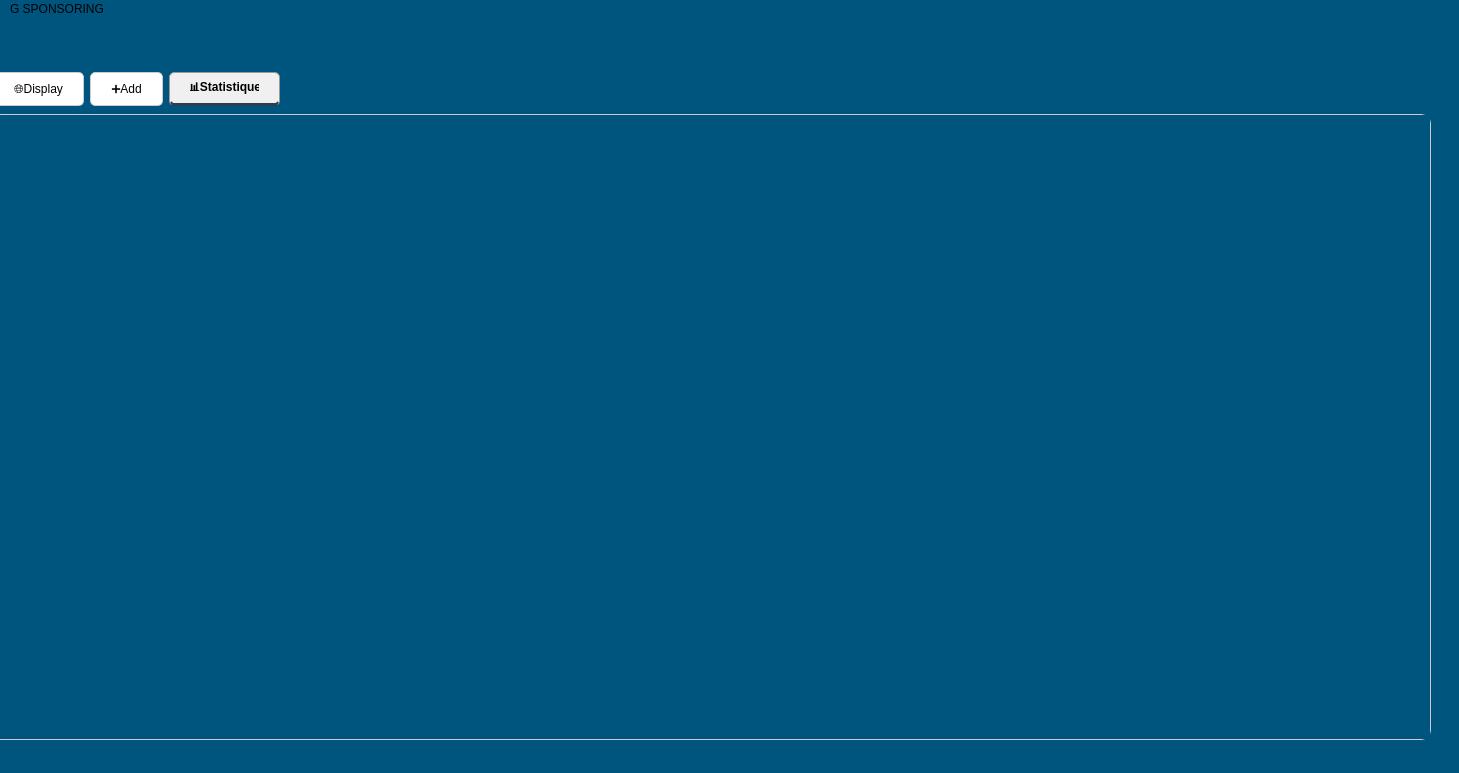
<?xml version="1.0" encoding="UTF-8"?>
<ui version="4.0">
 <class>MainWindow</class>
 <widget class="QMainWindow" name="MainWindow">
  <property name="geometry">
   <rect>
    <x>0</x>
    <y>0</y>
    <width>1459</width>
    <height>773</height>
   </rect>
  </property>
  <property name="windowTitle">
   <string>MainWindow</string>
  </property>
  <property name="styleSheet">
   <string notr="true">background-color:rgb(0, 85, 127)</string>
  </property>
  <widget class="QWidget" name="centralwidget">
   <widget class="QTabWidget" name="tabWidget">
    <property name="geometry">
     <rect>
      <x>-10</x>
      <y>50</y>
      <width>1441</width>
      <height>671</height>
     </rect>
    </property>
    <property name="styleSheet">
     <string notr="true">QTabBar::tab {
    background: white;             /* white background */
    color: black;                  /* black text */
    padding: 8px 20px;
    border: 1px solid #ccc;        /* light gray border */
    border-radius: 5px;           /* rounded rectangle */
    margin: 3px;
}

QTabBar::tab:selected {
    background: #f0f0f0;           /* light gray when active */
    font-weight: bold;
    border: 1px solid #999; 
border-bottom: 3px solid #2c3e50;       /* darker border for selected */
}

QTabBar::tab:hover {
    background: #e6e6e6;           /* hover effect */
}

QTabWidget::pane {
    border: 1px solid #ccc;
    border-radius: 10px;
    margin-top: 5px;
    background: white;
}
</string>
    </property>
    <property name="currentIndex">
     <number>2</number>
    </property>
    <widget class="QWidget" name="tab_2">
     <attribute name="title">
      <string>🌐Display</string>
     </attribute>
     <widget class="QTableWidget" name="affiche">
      <property name="geometry">
       <rect>
        <x>50</x>
        <y>130</y>
        <width>1211</width>
        <height>391</height>
       </rect>
      </property>
      <property name="sizePolicy">
       <sizepolicy hsizetype="Preferred" vsizetype="Expanding">
        <horstretch>0</horstretch>
        <verstretch>0</verstretch>
       </sizepolicy>
      </property>
      <property name="styleSheet">
       <string notr="true">QTableWidget {
    background-color: #f2f2f2;   /* gris très clair, proche du blanc */
    gridline-color: #bdc3c7;     /* couleur des lignes */
    font: 11pt &quot;Segoe UI&quot;;
    color: #000000;              /* texte en noir */
    selection-background-color: #3498db; /* fond bleu quand sélectionné */
    selection-color: #ffffff;    /* texte blanc quand sélectionné */
    border: 2px solid #3498db;
    border-radius: 6px;
}

QTableWidget::item {
    background-color: #f2f2f2; /* gris clair pour chaque cellule */
    color: #000000;            /* texte noir dans les cellules */
}

QHeaderView::section {
    background-color: #2c3e50;   /* fond des en-têtes */
    color: #ffffff;              /* texte blanc dans les titres */
    font-weight: bold;
    padding: 6px;
    border: none;
}

</string>
      </property>
      <property name="verticalScrollBarPolicy">
       <enum>Qt::ScrollBarPolicy::ScrollBarAlwaysOn</enum>
      </property>
      <property name="sizeAdjustPolicy">
       <enum>QAbstractScrollArea::SizeAdjustPolicy::AdjustToContents</enum>
      </property>
      <property name="autoScroll">
       <bool>true</bool>
      </property>
      <column>
       <property name="text">
        <string>ID</string>
       </property>
      </column>
      <column>
       <property name="text">
        <string>Nom </string>
       </property>
      </column>
      <column>
       <property name="text">
        <string>Date-D</string>
       </property>
      </column>
      <column>
       <property name="text">
        <string>Date-F</string>
       </property>
      </column>
      <column>
       <property name="text">
        <string>E-Mail</string>
       </property>
      </column>
      <column>
       <property name="text">
        <string>Status</string>
       </property>
      </column>
     </widget>
     <widget class="QLineEdit" name="search1">
      <property name="geometry">
       <rect>
        <x>10</x>
        <y>60</y>
        <width>361</width>
        <height>41</height>
       </rect>
      </property>
      <property name="styleSheet">
       <string notr="true">QLineEdit {
    border: 2px solid #3498db;   /* bleu dès le départ */
    border-radius: 8px;
    padding: 6px;
    background-color: #ecf0f1;
    font: 11pt &quot;Segoe UI&quot;;
    color: #2c3e50;
}

QLineEdit:focus {
    border: 2px solid #1d6fa5;   /* bleu plus foncé quand focus */
    background-color: #ffffff;
}
</string>
      </property>
      <property name="inputMask">
       <string notr="true"/>
      </property>
      <property name="text">
       <string/>
      </property>
      <property name="placeholderText">
       <string>Entrer ID a recherché</string>
      </property>
     </widget>
     <widget class="QPushButton" name="search1_2">
      <property name="geometry">
       <rect>
        <x>380</x>
        <y>60</y>
        <width>141</width>
        <height>41</height>
       </rect>
      </property>
      <property name="styleSheet">
       <string notr="true">QPushButton {
    background-color: #2a75b3; /* bleu foncé de base */
    color: white;
    border-radius: 10px;
    padding: 8px 20px;
    font-weight: bold;
    border: none;
}

QPushButton:hover {
    background-color: #28a745; /* vert au survol */
}

QPushButton:pressed {
    background-color: #1e3f66; /* bleu encore plus foncé au clic */
}
</string>
      </property>
      <property name="text">
       <string>🔍Search</string>
      </property>
     </widget>
     <widget class="QPushButton" name="pdfexport">
      <property name="geometry">
       <rect>
        <x>1190</x>
        <y>50</y>
        <width>211</width>
        <height>41</height>
       </rect>
      </property>
      <property name="styleSheet">
       <string notr="true">QPushButton {
    background-color: #28a745; /* vert normal */
    color: white;
    border-radius: 10px;
    padding: 8px 20px;
    font-weight: bold;
}

QPushButton:hover {
    background-color: #218838; /* vert foncé quand souris dessus */
}

QPushButton:pressed {
    background-color: #004080; /* bleu foncé quand on clique */
}
</string>
      </property>
      <property name="text">
       <string>📥Exporter PDF</string>
      </property>
     </widget>
     <widget class="QPushButton" name="deleteButton">
      <property name="geometry">
       <rect>
        <x>1270</x>
        <y>550</y>
        <width>151</width>
        <height>41</height>
       </rect>
      </property>
      <property name="styleSheet">
       <string notr="true">QPushButton {
    background-color: #e74c3c; /* rouge normal */
    color: white;
    border-radius: 10px;
    padding: 8px 20px;
    font-weight: bold;
}

QPushButton:hover {
    background-color: #c0392b; /* rouge foncé quand souris dessus */
}

QPushButton:pressed {
    background-color: #27ae60; /* vert quand on clique */
}
</string>
      </property>
      <property name="text">
       <string>🗑Delete </string>
      </property>
     </widget>
     <widget class="QLabel" name="label">
      <property name="geometry">
       <rect>
        <x>20</x>
        <y>10</y>
        <width>381</width>
        <height>31</height>
       </rect>
      </property>
      <property name="styleSheet">
       <string notr="true">font: 700 16pt &quot;Simplified Arabic&quot;;
color: #000000</string>
      </property>
      <property name="text">
       <string>Gestion Sposoring Management</string>
      </property>
     </widget>
     <widget class="QPushButton" name="sort">
      <property name="geometry">
       <rect>
        <x>1020</x>
        <y>50</y>
        <width>161</width>
        <height>41</height>
       </rect>
      </property>
      <property name="styleSheet">
       <string notr="true">QPushButton {
    background-color: #2a75b3; /* bleu foncé de base */
    color: white;
    border-radius: 10px;
    padding: 8px 20px;
    font-weight: bold;
    border: none;
}

QPushButton:hover {
    background-color: #28a745; /* vert au survol */
}

QPushButton:pressed {
    background-color: #1e3f66; /* bleu encore plus foncé au clic */
}
</string>
      </property>
      <property name="text">
       <string>🔄Sort by ID</string>
      </property>
     </widget>
     <widget class="QPushButton" name="afficherButton">
      <property name="geometry">
       <rect>
        <x>1100</x>
        <y>550</y>
        <width>151</width>
        <height>41</height>
       </rect>
      </property>
      <property name="styleSheet">
       <string notr="true">QPushButton {
    background-color: #e67e22; /* orange normal */
    color: white;
    border-radius: 10px;
    padding: 8px 20px;
    font-weight: bold;
}

QPushButton:hover {
    background-color: #d35400; /* orange foncé quand souris dessus */
}

QPushButton:pressed {
    background-color: #ff0000; /* rouge pur quand on clique */
}
</string>
      </property>
      <property name="text">
       <string>Afficher</string>
      </property>
     </widget>
    </widget>
    <widget class="QWidget" name="tab">
     <attribute name="title">
      <string>➕Add</string>
     </attribute>
     <widget class="QLabel" name="label_7">
      <property name="geometry">
       <rect>
        <x>470</x>
        <y>270</y>
        <width>131</width>
        <height>20</height>
       </rect>
      </property>
      <property name="styleSheet">
       <string notr="true">color: #000000  /* texte noir */;
font: 350 12pt &quot;Nirmala Text&quot;;
</string>
      </property>
      <property name="text">
       <string>Email</string>
      </property>
     </widget>
     <widget class="QLabel" name="label_4">
      <property name="geometry">
       <rect>
        <x>40</x>
        <y>280</y>
        <width>121</width>
        <height>21</height>
       </rect>
      </property>
      <property name="styleSheet">
       <string notr="true">color: #000000  /* texte noir */;
font: 350 12pt &quot;Nirmala Text&quot;;
</string>
      </property>
      <property name="text">
       <string>Date-Début</string>
      </property>
     </widget>
     <widget class="QLabel" name="label_3">
      <property name="geometry">
       <rect>
        <x>470</x>
        <y>190</y>
        <width>151</width>
        <height>31</height>
       </rect>
      </property>
      <property name="styleSheet">
       <string notr="true">color: #000000  /* texte noir */;
font: 350 12pt &quot;Nirmala Text&quot;;
</string>
      </property>
      <property name="text">
       <string>Nom-Sponsor</string>
      </property>
     </widget>
     <widget class="QLabel" name="label_2">
      <property name="geometry">
       <rect>
        <x>40</x>
        <y>200</y>
        <width>141</width>
        <height>20</height>
       </rect>
      </property>
      <property name="styleSheet">
       <string notr="true">color: #000000  /* texte noir */;
font: 350 12pt &quot;Nirmala Text&quot;;
</string>
      </property>
      <property name="text">
       <string>ID-SPONSOR</string>
      </property>
     </widget>
     <widget class="QLineEdit" name="ID">
      <property name="geometry">
       <rect>
        <x>200</x>
        <y>190</y>
        <width>171</width>
        <height>41</height>
       </rect>
      </property>
      <property name="styleSheet">
       <string notr="true">QLineEdit {
    border: 2px solid #3498db;   /* bleu dès le départ */
    border-radius: 8px;
    padding: 6px;
    background-color: #ecf0f1;
    font: 11pt &quot;Segoe UI&quot;;
    color: #2c3e50;
}

QLineEdit:focus {
    border: 2px solid #1d6fa5;   /* bleu plus foncé quand focus */
    background-color: #ffffff;
}
</string>
      </property>
      <property name="text">
       <string/>
      </property>
     </widget>
     <widget class="QLabel" name="label_5">
      <property name="geometry">
       <rect>
        <x>470</x>
        <y>350</y>
        <width>111</width>
        <height>31</height>
       </rect>
      </property>
      <property name="styleSheet">
       <string notr="true">color: #000000  /* texte noir */;
font: 350 12pt &quot;Nirmala Text&quot;;
</string>
      </property>
      <property name="text">
       <string> Status :</string>
      </property>
     </widget>
     <widget class="QLabel" name="label_9">
      <property name="geometry">
       <rect>
        <x>40</x>
        <y>350</y>
        <width>201</width>
        <height>21</height>
       </rect>
      </property>
      <property name="styleSheet">
       <string notr="true">color: #000000  /* texte noir */;
font: 350 12pt &quot;Nirmala Text&quot;;
</string>
      </property>
      <property name="text">
       <string>Date-Fin</string>
      </property>
     </widget>
     <widget class="QPushButton" name="addButton">
      <property name="geometry">
       <rect>
        <x>1030</x>
        <y>470</y>
        <width>101</width>
        <height>51</height>
       </rect>
      </property>
      <property name="styleSheet">
       <string notr="true">QPushButton {
    background-color: #0fff67; /* orange normal */
    color: white;
    border-radius: 10px;
    padding: 8px 20px;
    font-weight: bold;
}

QPushButton:hover {
    background-color: #d35400; /* orange foncé quand souris dessus */
}

QPushButton:pressed {
    background-color: #ff0000; /* rouge pur quand on clique */
}
</string>
      </property>
      <property name="text">
       <string>➕ Add</string>
      </property>
     </widget>
     <widget class="QLineEdit" name="Nom">
      <property name="geometry">
       <rect>
        <x>660</x>
        <y>190</y>
        <width>171</width>
        <height>41</height>
       </rect>
      </property>
      <property name="styleSheet">
       <string notr="true">QLineEdit {
    border: 2px solid #3498db;   /* bleu dès le départ */
    border-radius: 8px;
    padding: 6px;
    background-color: #ecf0f1;
    font: 11pt &quot;Segoe UI&quot;;
    color: #2c3e50;
}

QLineEdit:focus {
    border: 2px solid #1d6fa5;   /* bleu plus foncé quand focus */
    background-color: #ffffff;
}
</string>
      </property>
      <property name="text">
       <string/>
      </property>
     </widget>
     <widget class="QLineEdit" name="EM">
      <property name="geometry">
       <rect>
        <x>660</x>
        <y>260</y>
        <width>171</width>
        <height>41</height>
       </rect>
      </property>
      <property name="styleSheet">
       <string notr="true">QLineEdit {
    border: 2px solid #3498db;   /* bleu dès le départ */
    border-radius: 8px;
    padding: 6px;
    background-color: #ecf0f1;
    font: 11pt &quot;Segoe UI&quot;;
    color: #2c3e50;
}

QLineEdit:focus {
    border: 2px solid #1d6fa5;   /* bleu plus foncé quand focus */
    background-color: #ffffff;
}
</string>
      </property>
      <property name="text">
       <string/>
      </property>
     </widget>
     <widget class="QDateEdit" name="dd">
      <property name="geometry">
       <rect>
        <x>200</x>
        <y>280</y>
        <width>194</width>
        <height>29</height>
       </rect>
      </property>
      <property name="styleSheet">
       <string notr="true">color: #000000;  /* texte noir */</string>
      </property>
     </widget>
     <widget class="QDateEdit" name="df">
      <property name="geometry">
       <rect>
        <x>200</x>
        <y>350</y>
        <width>194</width>
        <height>29</height>
       </rect>
      </property>
      <property name="styleSheet">
       <string notr="true">color: #000000;  /* texte noir */</string>
      </property>
     </widget>
     <widget class="QComboBox" name="STS">
      <property name="geometry">
       <rect>
        <x>660</x>
        <y>350</y>
        <width>171</width>
        <height>28</height>
       </rect>
      </property>
      <property name="styleSheet">
       <string notr="true">color:rgb(0, 0, 0)</string>
      </property>
      <item>
       <property name="text">
        <string>Selectionner...</string>
       </property>
      </item>
      <item>
       <property name="text">
        <string>Active</string>
       </property>
      </item>
      <item>
       <property name="text">
        <string>Non Active</string>
       </property>
      </item>
     </widget>
     <widget class="QPushButton" name="updateButton">
      <property name="geometry">
       <rect>
        <x>910</x>
        <y>470</y>
        <width>111</width>
        <height>51</height>
       </rect>
      </property>
      <property name="styleSheet">
       <string notr="true">QPushButton {
    background-color: #e67e22; /* orange normal */
    color: white;
    border-radius: 10px;
    padding: 8px 20px;
    font-weight: bold;
}

QPushButton:hover {
    background-color: #d35400; /* orange foncé quand souris dessus */
}

QPushButton:pressed {
    background-color: #ff0000; /* rouge pur quand on clique */
}
</string>
      </property>
      <property name="text">
       <string>✨Modify </string>
      </property>
     </widget>
    </widget>
    <widget class="QWidget" name="tab_3">
     <attribute name="title">
      <string>📊Statistique</string>
     </attribute>
    </widget>
   </widget>
  </widget>
  <widget class="QMenuBar" name="menubar">
   <property name="geometry">
    <rect>
     <x>0</x>
     <y>0</y>
     <width>1459</width>
     <height>25</height>
    </rect>
   </property>
   <widget class="QMenu" name="menuG_SPONSORING">
    <property name="title">
     <string>G SPONSORING</string>
    </property>
   </widget>
   <addaction name="menuG_SPONSORING"/>
  </widget>
  <widget class="QStatusBar" name="statusbar"/>
 </widget>
 <resources/>
 <connections/>
</ui>
